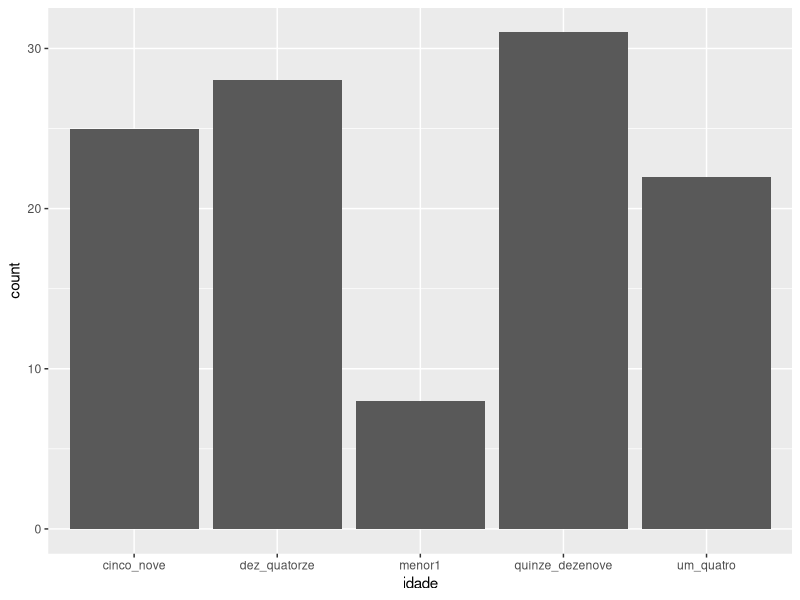
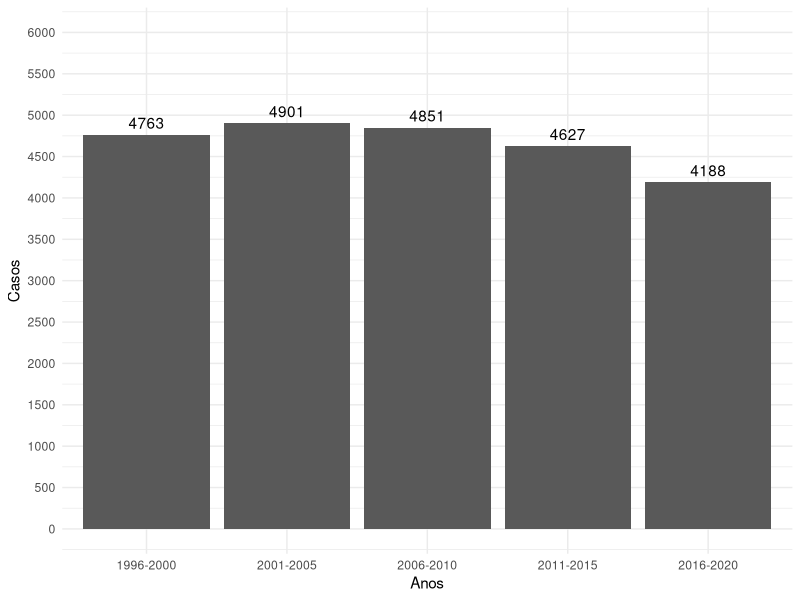

The R script that drew these images, in order:
## ---- chunk 1
knitr::opts_chunk$set(echo = TRUE)
## ---- chunk 2
library(tidyverse)
dados <- readxl::read_xlsx("flavia.xlsx")
## ---- chunk 3
dados <- dados %>%
  rename(c("menor1" = "menor que 1", "um_quatro" = "1-4 anos", "cinco_nove" = "5-9 anos",
           "dez_quatorze" = "10-14 anos", "quinze_dezenove" = "15-19 anos", 
           "regiao" = "Macrorregião de Saúde"))
## ---- chunk 4
head(dados)
## ---- chunk 5
idade <- dados %>%
  group_by(menor1, um_quatro, cinco_nove, dez_quatorze, quinze_dezenove) %>%
  gather("menor1", "um_quatro", "cinco_nove", "dez_quatorze", "quinze_dezenove",
         key = "idade", value = "casos") 

idade_casos <- idade %>%
  group_by(idade, casos) %>%
  summarise(
    n = n()
  )

ggplot(idade_casos, aes(x=idade)) +
  geom_bar()
## ---- chunk 6
anos_casos <- data.frame(Anos = c("1996-2000", "2001-2005", "2006-2010", "2011-2015", "2016-2020"),
                         Casos = c(4763,4901,4851,4627,4188),
                         stringsAsFactor=FALSE)
## ---- chunk 7
ggplot(anos_casos, aes(x=Anos, y=Casos)) +
  geom_bar(stat = "identity") +
  theme_minimal() +
  geom_text(aes(label = Casos, vjust = -0.5)) +
  scale_y_continuous(
    limits = c(0, 6000),
    breaks = seq(0, 6000, 500)
  ) +
  scale_fill_continuous()
